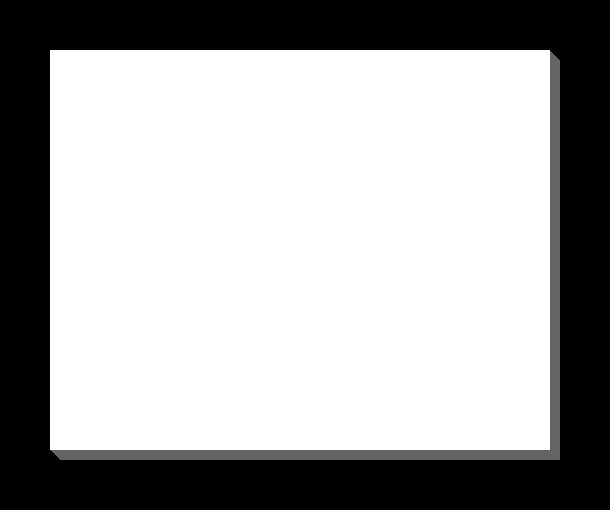
Frame 1 (no input)
Frame 60 (the mouse pressed at the canvas centre just before this capture): identical to frame 1, image omitted
Frame 120 (the mouse held since frame 60 and released just before this capture): identical to frame 1, image omitted

The Processing sketch that drew this single still picture (run headless with seeded random() and noise(); from frame 60 on, the mouse is pressed at the canvas centre):

// Processing sketch: Exercicio01
// ── Exercicio01.pde
void setup(){
  size(610,510);
  background(0);
  smooth();
};
void draw(){
  for (int i = 0; i < 11; i++){
    noStroke();
    fill(100);
    rect(50+i,50+i,500,400);
    if(i==10){
      fill(255);
      rect (50,50,500,400);
    };
  };
};
